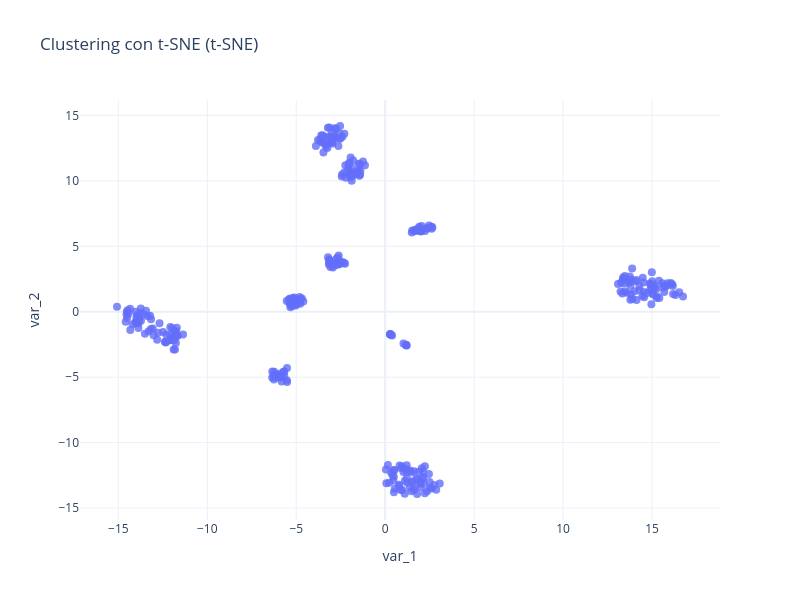

Notebook code for this chart:
### Code cell
# Visualizamos la proyección 2D de t-SNE
fig = visualizar_proyeccion_2d(
    df=df_penguins_tsne_2d,
    columna_x='var_1',
    columna_y='var_2',
    titulo='Clustering con t-SNE',
    metodo='t-SNE'
)
fig.show(render='iframe')

### Figure 1 — Plotly figure (JSON) as saved in the notebook; plotly's stock layout.template omitted (floating-point values rounded to 4 significant figures; data arrays with more than 128 entries replaced by an {"elided": "..."} marker saying what was removed)
{"data": [{"hovertemplate": "var_1=%{x}<br>var_2=%{y}<extra></extra>", "legendgroup": "", "marker": {"color": "#636EFA", "opacity": 0.8, "size": 8, "symbol": "circle"}, "mode": "markers", "name": "", "orientation": "v", "showlegend": false, "type": "scatter", "x": {"elided": "344 float values"}, "xaxis": "x", "y": {"elided": "344 float values"}, "yaxis": "y"}], "layout": {"height": 600, "legend": {"tracegroupgap": 0}, "showlegend": true, "title": {"text": "Clustering con t-SNE (t-SNE)"}, "width": 800, "xaxis": {"anchor": "y", "domain": [0, 1], "title": {"text": "var_1"}}, "yaxis": {"anchor": "x", "domain": [0, 1], "title": {"text": "var_2"}}}}
